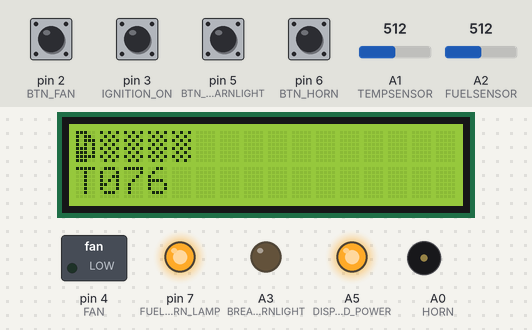
Recording of a sketch running on a simulated Arduino Uno, built with avr-gcc and run on an emulated ATmega328P. Shown: 16×2 character LCD, switched loads named in the sketch (green lamp = pin HIGH), output pins drawn as LEDs (lit = HIGH), buzzer (waves = sounding, pin HIGH). Dashed ring = blinking. The test bench sets the inputs (shaded band); at power-on: pin 2 (BTN_FAN), pin 3 (IGNITION_ON), pin 5 (BTN_BREAKFLUID_WARNLIGHT), pin 6 (BTN_HORN) HIGH, A2 (FUELSENSOR) = 512, A1 (TEMPSENSOR) = 512.

Above: at 1.2 s.
1.3 s: A2 (FUELSENSOR) set to 572
At 2.5 s:
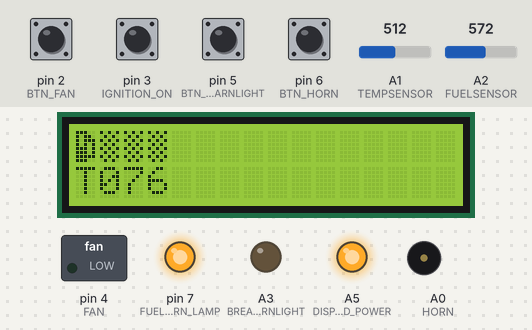
2.8 s: A2 (FUELSENSOR) set to 591
At 3.29 s:
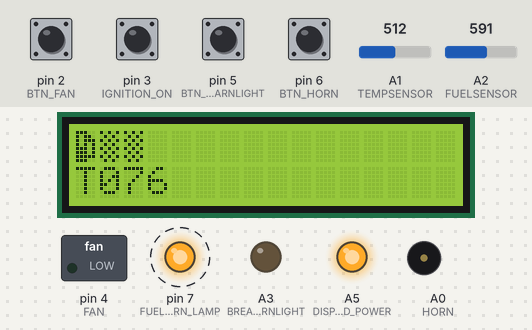
4.9 s: A1 (TEMPSENSOR) set to 404
At 5.31 s:
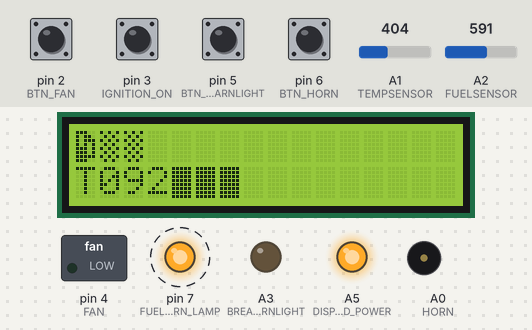
7.0 s: A1 (TEMPSENSOR) set to 383
At 7.33 s:
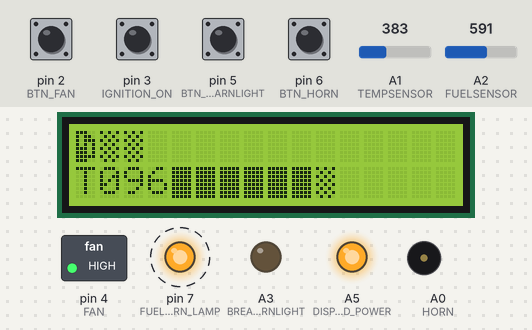
9.1 s: A1 (TEMPSENSOR) set to 306
At 9.35 s:
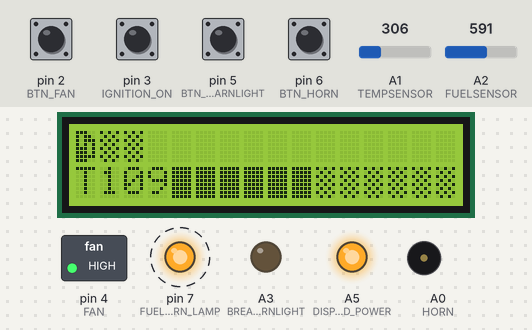
11.5 s: A2 (FUELSENSOR) set to 511
At 12.2 s:
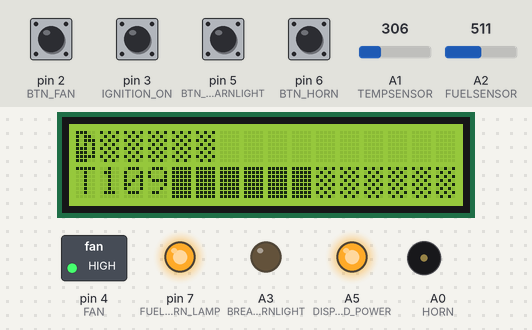
Timing chart, 0 to 14.0 s (numbered marks = the images above; inputs shaded):
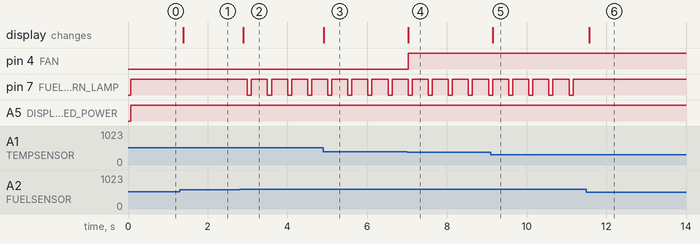

The sketch:

Sensors.ino
```cpp
#include <Arduino.h>
#include <LiquidCrystal.h>
#include "avr/sleep.h"

/**
 * using LCD library
 * Columns: 16 (0 - 15)
 * Rows: 2 (0 - 1)
 * GND/1
 * Vdd/2
 * V0/3 -> POTI || GND
 * RS/4 -> 13
 * R/W/5 -> GND
 * E/6 -> 12
 * DB4/11 -> 11
 * DB5/12 -> 10
 * DB6/13 -> 9
 * DB7/14 -> 8
 * A/15 -> R220 -> Vdd
 * K/16 -> GND
 */

#define HORN A0                    //horn output (used as digital output)
#define TEMPSENSOR A1              //temperatur sensor
#define FUELSENSOR A2              //fuel sender / sensor
#define BREAKFLUID_WARNLIGHT A3    //break fluid warning light (used as digital output)
#define DISPLAY_LED_POWER A5       //display led power
#define BTN_FAN 2                  //fan enable button
#define IGNITION_ON 3                //power on key switched
#define FAN 4                      //fan on/off control
#define BTN_BREAKFLUID_WARNLIGHT 5 //button to enable break fluid warn light
#define BTN_HORN 6                 //button to enable horn
#define FUEL_WARN_LAMP 7           //fuel warn lamp

#define FAN_ON_TEMP 95             //temperatur to turn on fan [°C]
#define FAN_OFF_TEMP 90            //temperatur to turn off fan [°C]
#define FUEL_WARN_THRESHOLD 5      //number of display digits before warning lamp is turned on
#define ABSZERO 273.15
#define MODULO 5
#define SLEEP_TIME 60000           //delay before Atmega goes to sleep 1 minute
#define DELAY 100

LiquidCrystal lcd(13, 12, 11, 10, 9, 8); //define the LCD Pins
const int numReadings = 5;

float temperaturSensorValue=0.0;
int fuelSensorValue = 0;
int readBtnFan = 0;
int readBtnHorn = 0;
int readBtnBreak = 0;

int temperatur = 0;
int prevTemperatur = 0;
long fuelLevel = 0;
long prevFuelLevel = 0;
long time = 0;
long powerOffTime = 0;
int enableSleep = 0;
int fanOn = 0;
int count = 0;

//fuel symbol
byte fuelSymbol[8] = {
        0b11100,
        0b10110,
        0b10111,
        0b10101,
        0b11101,
        0b11101,
        0b11111,
        0b11100
};

//every second dot left off to symbolize a low level
byte mediumChar[8] = {
        0b10101,
        0b01010,
        0b10101,
        0b01010,
        0b10101,
        0b01010,
        0b10101,
        0b01010
};

/**
 * wakeup routine
 */
void wakeUp() {
    enableSleep = 0;
}

/**
 * send atmega to power off mode
 */
void gotoSleep() {
    //turn stuff off
    digitalWrite(HORN, LOW);
    digitalWrite(BREAKFLUID_WARNLIGHT, LOW);
    digitalWrite(FAN, LOW);

    //go to sleep
    set_sleep_mode(SLEEP_MODE_PWR_DOWN);
    sleep_enable();
    attachInterrupt(0, wakeUp, LOW); //wakeup on button fan turned on
    attachInterrupt(1, wakeUp, HIGH); //wakeup on power turned on

    sleep_mode();
    sleep_disable();
    detachInterrupt(0);
    detachInterrupt(1);
}

/**
 * calculate temperature
 *
 * @return int Temperatur °C
 */
int calculateTemperature(float sensorValue) {
    float T0 = 30.0 + ABSZERO;          // T0 nominal Temp. of NTC = 25°C
    float R0 = 10000.0;                 // R0 nominal resistance at T0;
    float B = 3435;                     // beta value (material constant) from data sheet
    float RV = 2200.0;                  // value series resistor (Vorwiderstandswert)
    float VA_VB = sensorValue / 1023.0; // current sensor value proportion
    float RN = RV * VA_VB / (1 - VA_VB);  // current resistance of NTC sensor

    float t =  T0 * B / (B + T0 * log(RN / R0)) - ABSZERO;
    return int(t);
}


/**
 * write the temp and bargraph to the display
 *
 * float sensorValue
 */
void handleTempReading(float sensorValue) {

    String text = "";
    temperatur = calculateTemperature(sensorValue);

    //turn fan on
    if (temperatur >= FAN_ON_TEMP && fanOn == 0) {
        fanOn = 1;
        digitalWrite(FAN, HIGH);
    } else if (temperatur < FAN_OFF_TEMP && readBtnFan == HIGH) {
        fanOn = 0;
        digitalWrite(FAN, LOW);
    }

    if (temperatur != prevTemperatur) {
        prevTemperatur = temperatur;
        lcd.setCursor(0, 1); //second row
        lcd.print("                ");
        lcd.setCursor(0, 1);

        if (temperatur >= 100) {
            text = "T" + String(temperatur);
        } else if (temperatur <= 9) {
            text = "T00" + String(temperatur);
        } else {
            text = "T0" + String(temperatur);
        }
        lcd.print(text);

        if (temperatur >= 90) {
            for (unsigned int i = 0; i <= temperatur - 90; i++) {
                if (i >= 6)
                    break;
                lcd.setCursor(i + 4, 1);
                lcd.print('\377');
            }
        }
        if (temperatur >= 96) {
            for (unsigned int i = 0; i <= temperatur - 96; i++) {
                if (i >= 6)
                    break;
                lcd.setCursor(i + 10, 1);
                lcd.write(byte(1));
            }
        }
    }
}

/**
 * write the Fuel bargraph
 *
 * int sensorValue analog reading from the pin
 */
void handleFuelReading(int sensorValue) {

    //map the value to the lcd fields
    fuelLevel = map(sensorValue, 130, 650, 15, 0);

    if (fuelLevel != prevFuelLevel) {
        prevFuelLevel = fuelLevel;
        //reset lcd row
        lcd.setCursor(1, 0);
        lcd.print("               ");

        //write the first 5 fields with 'mediumChar'
        for (unsigned int i = 1; i <= fuelLevel; i++) {
            lcd.setCursor(i, 0);
            lcd.write(byte(1));
            if (i >= 5)
                break;
        }

        //write the last fields
        for (unsigned int i = 1; i <= fuelLevel - 5; i++) {
            lcd.setCursor(i + 5, 0);
            lcd.print('\377');
        }
    }

    //enable the fuel warn lamp
    if (fuelLevel <= FUEL_WARN_THRESHOLD) {
        //start blinking
        digitalWrite(FUEL_WARN_LAMP, HIGH);
        if (fuelLevel <= 2 && count % MODULO == 0) {
            digitalWrite(FUEL_WARN_LAMP, LOW);
        }
    } else {
        digitalWrite(FUEL_WARN_LAMP, LOW);
    }
}

/**
 * handle break fluid warning lamp
 * turns the break fluid warn lamp on/off
 *
 * int state current state of the pin HIGH / LOW
 */
void handleBreakFluidWarnlamp(int state) {
    if (state == LOW) {
        digitalWrite(BREAKFLUID_WARNLIGHT, HIGH);
    } else {
        digitalWrite(BREAKFLUID_WARNLIGHT, LOW);
    }
}

/**
 * handle fan button
 * turns the cooler fan on/off
 *
 * int state current state of the pin HIGH / LOW
 */
void handleFan(int state) {
    if (state == LOW) {
        digitalWrite(FAN, HIGH);
    } else if (state == HIGH && fanOn == 0){
        digitalWrite(FAN, LOW);
    }
}

/**
 * handle Horn
 * turns the horn on/off
 *
 * int state current state of the pin HIGH / LOW
 */
void handleHorn(int state) {
    if (state == LOW) {
        digitalWrite(HORN, HIGH);
    } else {
        digitalWrite(HORN, LOW);
    }
}

/**
 * handle backlight of display
 *
 * int ignitionState the ignition power state (ignition on/off)
 */
void handleDisplayBacklight(int ignitionState) {
    switch (ignitionState) {
        case 1:
            digitalWrite(DISPLAY_LED_POWER, HIGH);
            break;
        default:
            digitalWrite(DISPLAY_LED_POWER, LOW);
    }
}

/**
 * setup routine
 */
void setup() {
    //Serial.begin(9600);
    //Display setup
    lcd.begin(16, 2); //setup Display 16 columns, 2 rows
    lcd.createChar(0, fuelSymbol); //init fuel char
    lcd.createChar(1, mediumChar); //init mediumChar
    //Init first row and write Fuel Symbol
    lcd.setCursor(0, 0); //first row
    lcd.write(byte(0)); //write fuel symbol

    pinMode(DISPLAY_LED_POWER, OUTPUT);
    pinMode(FAN, OUTPUT);
    pinMode(FUEL_WARN_LAMP, OUTPUT);
    pinMode(HORN, OUTPUT);
    pinMode(BREAKFLUID_WARNLIGHT, OUTPUT);

    pinMode(IGNITION_ON, INPUT); //setup power wakeup pin = interrupt enabeld

    pinMode(BTN_FAN, INPUT); //btn fan
    digitalWrite(BTN_FAN, HIGH); //enable internal pullup

    pinMode(BTN_BREAKFLUID_WARNLIGHT, INPUT);
    digitalWrite(BTN_BREAKFLUID_WARNLIGHT, HIGH); //enable internal pullup

    pinMode(BTN_HORN, INPUT);
    digitalWrite(BTN_HORN, HIGH); //enable internal pullup

    pinMode(TEMPSENSOR, INPUT);
}

/**
 * main loop
 */
void loop() {
    time = millis();
    count++;

    //check power mode and sleep mode to enable sleep
    int ignitionState = digitalRead(IGNITION_ON);
    if (ignitionState == LOW && enableSleep == 1) {
        if (time > (powerOffTime + SLEEP_TIME)) {
            gotoSleep();
        }
    } else if (ignitionState == HIGH && enableSleep == 1) {
        enableSleep = 0;
    }

    handleDisplayBacklight(ignitionState);

    //start reading
    fuelSensorValue = analogRead(FUELSENSOR);
    temperaturSensorValue = analogRead(TEMPSENSOR);

    //read button states
    readBtnFan = digitalRead(BTN_FAN);
    readBtnHorn = digitalRead(BTN_HORN);
    readBtnBreak = digitalRead(BTN_BREAKFLUID_WARNLIGHT);

    //handle button actions
    handleBreakFluidWarnlamp(readBtnBreak);
    handleFan(readBtnFan);
    handleHorn(readBtnHorn);

    //handle sensor values
    handleTempReading(temperaturSensorValue);
    handleFuelReading(fuelSensorValue);

    //handle power off mode
    if (ignitionState == LOW && enableSleep == 0 && readBtnFan == HIGH) {
        powerOffTime = time;
        enableSleep = 1;
    }

    delay(DELAY);
}
```

Measured:
- the behaviour switches between 580 and 581 on A2 (FUELSENSOR) (found by bisection; images 1 and 2)
- the behaviour switches between 390 and 389 on A1 (TEMPSENSOR) (found by bisection; images 3 and 4)
- after the input at 1.3 s, the display: changes after 0.08 s (image 1)
- after the input at 2.8 s, pin 7 (FUEL_WARN_LAMP): alternates HIGH for 0.40 s and LOW for 0.10 s, starting after 0.20 s; the display: changes after 0.10 s (image 2)
- after the input at 4.9 s, the display: changes at once (image 3)
- after the input at 7.0 s, pin 4 (FAN): LOW → HIGH at once; the display: changes at once (image 4)
- after the input at 9.1 s, the display: changes after 0.05 s (image 5)
- after the input at 11.5 s, pin 7 (FUEL_WARN_LAMP): stops changing and stays HIGH; the display: changes after 0.07 s (image 6)
